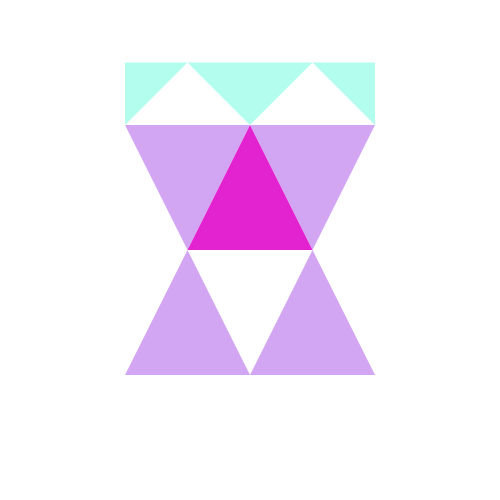
Frame 1 (no input)
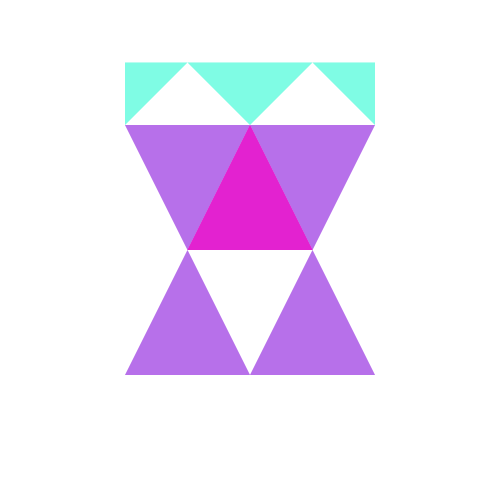
Frame 2 (the mouse pressed at the canvas centre, redrawn once)

The Processing sketch that drew these frames (run headless with seeded random() and noise(); the mouse was pressed at the canvas centre and the sketch redrawn once):

// Processing sketch: processing_85652
// ── processing_85652.pde

void setup ()
{
 
 size(500,500);
background(255);
noLoop();
  
}

void draw ()

{
noStroke();





fill(140,27,222,100);
triangle(250,125,312.5,250,375,125);
triangle(125,125,187.5,250,250,125);
triangle(125,375,187.5,250,250,375);
triangle(250,375,312.5,250,375,375);

fill(13,250,204,80);
triangle(187.5,62.5,250,125,312.5,62.5);
triangle(312.5,62.5,375,125,375,62.5);
triangle(125,62.5,125,125,187.5,62.5);

fill(227,34,208,255);
triangle(187.5,250,250,125,312.5,250);


 
  
}
